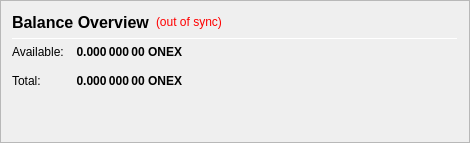
                   <widget class="QFrame" name="frame_CombinedBalances">
                    <property name="minimumSize">
                     <size>
                      <width>470</width>
                      <height>0</height>
                     </size>
                    </property>
                    <property name="frameShape">
                     <enum>QFrame::StyledPanel</enum>
                    </property>
                    <property name="frameShadow">
                     <enum>QFrame::Raised</enum>
                    </property>
                    <layout class="QVBoxLayout" name="verticalLayout_5">
                     <item>
                      <layout class="QHBoxLayout" name="horizontalLayout_5" stretch="0,0,0">
                       <item>
                        <widget class="QLabel" name="label_5z">
                         <property name="minimumSize">
                          <size>
                           <width>0</width>
                           <height>20</height>
                          </size>
                         </property>
                         <property name="font">
                          <font>
                           <pointsize>12</pointsize>
                           <weight>75</weight>
                           <bold>true</bold>
                          </font>
                         </property>
                         <property name="toolTip">
                          <string>Combined Balance (including unconfirmed and immature coins)</string>
                         </property>
                         <property name="text">
                          <string>Balance Overview</string>
                         </property>
                        </widget>
                       </item>
                       <item>
                        <widget class="QLabel" name="labelWalletStatus">
                         <property name="cursor">
                          <cursorShape>WhatsThisCursor</cursorShape>
                         </property>
                         <property name="toolTip">
                          <string>The displayed information may be out of date. Your wallet automatically synchronizes with the ONEX network after a connection is established, but this process has not completed yet.</string>
                         </property>
                         <property name="styleSheet">
                          <string notr="true">QLabel { color: red; }</string>
                         </property>
                         <property name="text">
                          <string notr="true">(out of sync)</string>
                         </property>
                         <property name="alignment">
                          <set>Qt::AlignLeading|Qt::AlignLeft|Qt::AlignVCenter</set>
                         </property>
                        </widget>
                       </item>
                       <item>
                        <spacer name="horizontalSpacer_1">
                         <property name="orientation">
                          <enum>Qt::Horizontal</enum>
                         </property>
                         <property name="sizeHint" stdset="0">
                          <size>
                           <width>40</width>
                           <height>20</height>
                          </size>
                         </property>
                        </spacer>
                       </item>
                      </layout>
                     </item>
                     <item>
                      <widget class="Line" name="line_CombinedBalance">
                       <property name="minimumSize">
                        <size>
                         <width>0</width>
                         <height>1</height>
                        </size>
                       </property>
                       <property name="maximumSize">
                        <size>
                         <width>16777215</width>
                         <height>1</height>
                        </size>
                       </property>
                       <property name="orientation">
                        <enum>Qt::Horizontal</enum>
                       </property>
                      </widget>
                     </item>
                     <item>
                      <layout class="QGridLayout" name="gridLayout_3">
                       <property name="spacing">
                        <number>12</number>
                       </property>
                       <item row="1" column="0">
                        <widget class="QLabel" name="labelBalanceTextz">
                         <property name="text">
                          <string>Available:</string>
                         </property>
                        </widget>
                       </item>
                       <item row="1" column="1">
                        <widget class="QLabel" name="labelBalance2">
                         <property name="font">
                          <font>
                           <weight>75</weight>
                           <bold>true</bold>
                          </font>
                         </property>
                         <property name="cursor">
                          <cursorShape>IBeamCursor</cursorShape>
                         </property>
                         <property name="toolTip">
                          <string>Your current spendable balance</string>
                         </property>
                         <property name="text">
                          <string notr="true">0.000 000 00 ONEX</string>
                         </property>
                         <property name="alignment">
                          <set>Qt::AlignRight|Qt::AlignTrailing|Qt::AlignVCenter</set>
                         </property>
                         <property name="textInteractionFlags">
                          <set>Qt::LinksAccessibleByMouse|Qt::TextSelectableByKeyboard|Qt::TextSelectableByMouse</set>
                         </property>
                        </widget>
                       </item>
                       <item row="2" column="0">
                        <widget class="QLabel" name="labelTotalTextz">
                         <property name="text">
                          <string>Total:</string>
                         </property>
                        </widget>
                       </item>
                       <item row="2" column="1">
                        <widget class="QLabel" name="labelTotal2">
                         <property name="font">
                          <font>
                           <weight>75</weight>
                           <bold>true</bold>
                          </font>
                         </property>
                         <property name="cursor">
                          <cursorShape>IBeamCursor</cursorShape>
                         </property>
                         <property name="toolTip">
                          <string>Total Balance, including all unavailable coins.</string>
                         </property>
                         <property name="text">
                          <string notr="true">0.000 000 00 ONEX</string>
                         </property>
                         <property name="alignment">
                          <set>Qt::AlignRight|Qt::AlignTrailing|Qt::AlignVCenter</set>
                         </property>
                         <property name="textInteractionFlags">
                          <set>Qt::LinksAccessibleByMouse|Qt::TextSelectableByKeyboard|Qt::TextSelectableByMouse</set>
                         </property>
                        </widget>
                       </item>
                       <item row="2" column="3">
                        <spacer name="horizontalSpacer_2">
                         <property name="orientation">
                          <enum>Qt::Horizontal</enum>
                         </property>
                         <property name="sizeHint" stdset="0">
                          <size>
                           <width>40</width>
                           <height>20</height>
                          </size>
                         </property>
                        </spacer>
                       </item>
                      </layout>
                     </item>
                     <item>
                      <spacer name="verticalSpacer_1">
                       <property name="orientation">
                        <enum>Qt::Vertical</enum>
                       </property>
                       <property name="sizeHint" stdset="0">
                        <size>
                         <width>20</width>
                         <height>40</height>
                        </size>
                       </property>
                      </spacer>
                     </item>
                    </layout>
                   </widget>
